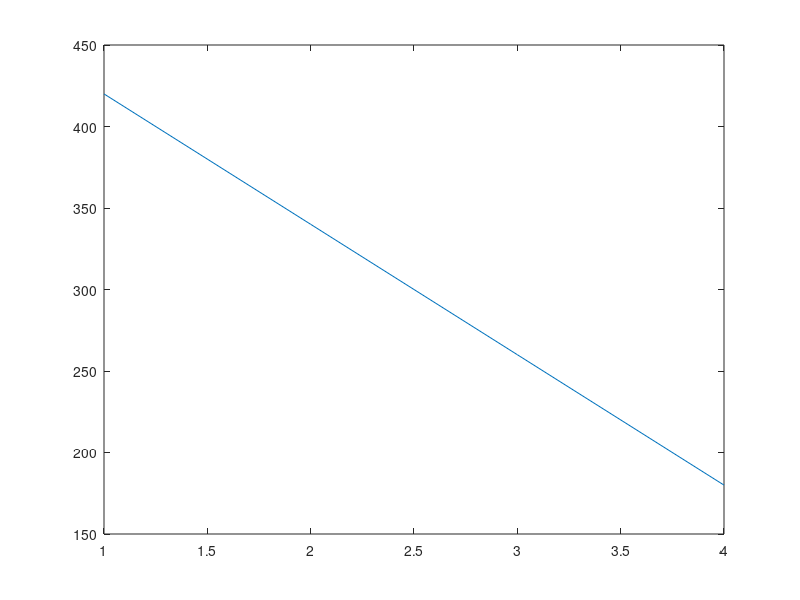

Here is the MATLAB script that generated this plot:
n=4;
a=zeros(n,n);
c=zeros(n,1);

c(1)=-500;
c(n)=-100;
c(2:n-1)=0;

a=zeros(n,n);
a(1,1)=-2;
a(n,n)=-2;

for i=1:n-1
    a(i,i)=-2;
    a(i,i+1)=1;
    a(i+1,i)=1;
end

t=inv(a)*c;

plot(t)
a